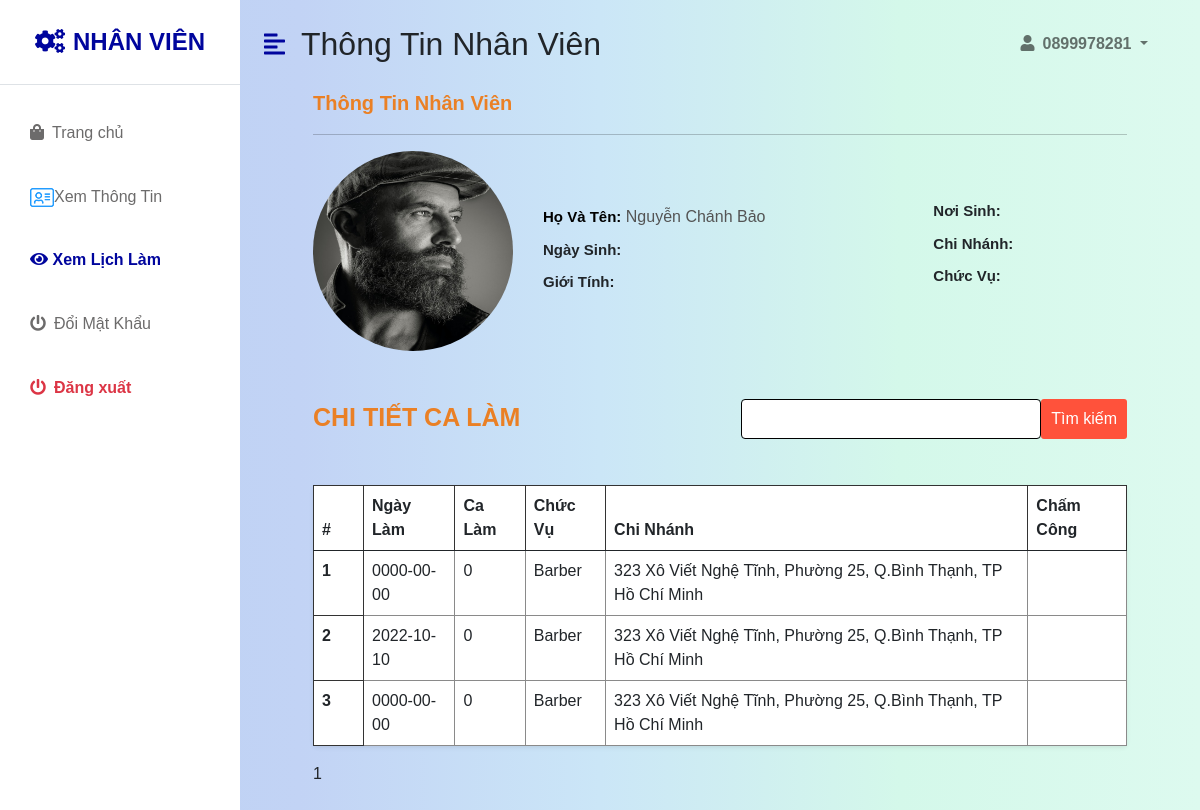
Page /admin/xemlichlam.php (signed in) on the committed database.
### tables this page shows
CREATE TABLE `khachhang` (
  `id` int(11) NOT NULL,
  `username` varchar(255) DEFAULT NULL,
  `hoten` varchar(255) DEFAULT NULL,
  `password` varchar(255) DEFAULT NULL,
  `type` varchar(255) NOT NULL,
  `chinhanh` varchar(255) NOT NULL,
  `chucvu` varchar(255) NOT NULL,
  `gioitinh` varchar(255) NOT NULL,
  `ngaysinh` varchar(255) NOT NULL,
  `noisinh` varchar(255) NOT NULL,
  `background` varchar(255) NOT NULL
);

CREATE TABLE `calam` (
  `id` int(11) NOT NULL,
  `tennv` varchar(255) NOT NULL,
  `chinhanh` varchar(255) NOT NULL,
  `calam` int(11) NOT NULL,
  `ngaylam` date NOT NULL,
  `chucvu` varchar(255) NOT NULL,
  `tinhtrang` varchar(255) NOT NULL
);

### admin/xemlichlam.php (the view, shortened to what this page needs)
<!DOCTYPE html>
<html lang="en">
<head>
    <link href="https://cdn.jsdelivr.net/npm/bootstrap@5.0.0-beta3/dist/css/bootstrap.min.css" rel="stylesheet" />
    <link rel="stylesheet" href="https://cdnjs.cloudflare.com/ajax/libs/font-awesome/5.15.3/css/all.min.css" />
    <link rel="stylesheet" href="admin.css" />
</head>
<body>
    <div class="d-flex" id="wrapper">
        <div class="bg-white" id="sidebar-wrapper">
            <div class="sidebar-heading text-center py-4 primary-text fs-4 fw-bold text-uppercase border-bottom"><i
                    class="fa fa-cogs me-2"></i>Nhân Viên</div>
            <div class="list-group list-group-flush my-3">
            <a href="nhanvien.php" class="list-group-item list-group-item-action bg-transparent second-text"><i
                        class="fas fa-shopping-bag me-2"></i>Trang chủ</a>
                        <a href="xemthongtin.php" class="list-group-item list-group-item-action bg-transparent second-text"><img src="../img/account/download.png" alt="">Xem Thông Tin</a>
            <a href="xemlichlam.php" class="list-group-item list-group-item-action bg-transparent second-text  active"><i class="fa fa-eye" aria-hidden="true"></i> Xem Lịch Làm</a>
                <a href="doimatkhau.php" class="list-group-item list-group-item-action bg-transparent second-text"><i
                        class="fas fa-power-off me-2"></i>Đổi Mật Khẩu</a>
                <a href="../logout.php" class="list-group-item list-group-item-action bg-transparent text-danger fw-bold"><i
                        class="fas fa-power-off me-2"></i>Đăng xuất</a>
            </div>
        </div>
        <div id="page-content-wrapper">
            <nav class="navbar navbar-expand-lg navbar-light bg-transparent py-4 px-4">
                <div class="d-flex align-items-center">
                    <i class="fas fa-align-left primary-text fs-4 me-3" id="menu-toggle"></i>
                    <h2 class="fs-2 m-0">Thông Tin Nhân Viên</h2>
                </div>
                <div class="collapse navbar-collapse" id="navbarSupportedContent">
                    <ul class="navbar-nav ms-auto mb-2 mb-lg-0">
                        <li class="nav-item dropdown">
                            <a class="nav-link dropdown-toggle second-text fw-bold" href="#" id="navbarDropdown"
                                role="button" data-bs-toggle="dropdown" aria-expanded="false">
                                <i class="fas fa-user me-2"></i><?php if (isset($_SESSION['user']) && $_SESSION['user']){
                        echo $_SESSION['user'];
                    }
                    else{
                        echo 'Bạn chưa đăng nhập';
                    }?>
                            </a>
                        </li>
                    </ul>
                </div>
            </nav>
            <div class="container-fluid px-5">
                    <div class="row gy-5">
                        <div class="col-lg-12 ">
                        <p style="font-size: 20px; text-align: left; font-weight: bolder;" class="thongtinnhanvien">Thông Tin Nhân Viên</p>
                        <hr>
                        <ul class="thongtinnhanvien" style="display: flex; padding: 0; margin: 0; height: 200px; width: 1171px;">
                            <li><img src="../img/team_member1.jpg" alt="" style="border-radius: 100%; height: 200px;width: 200px;"></li>
                            <li style=" padding: 50px 30px;height: 200px;" class="col-lg-4">
                            <?php
                                if (isset($_SESSION['user']) && $_SESSION['user']){
                                include '../config.php';
                                $username = $_SESSION['user'];
                                $result=mysqli_query($conn, "SELECT * FROM `khachhang` where username = '{$username}'");
                                while ($row = mysqli_fetch_array($result)){
                            ?>
                                <label for="" style="padding: 5px 0px; color: #000; font-size: 15px; font-weight: 600;">Họ Và Tên:</label>
                                <input style="border: none; background-color: transparent;" type="text" disabled value="<?php echo $row['hoten']?>">
                                <br><label style="padding: 5px 0px; font-size: 15px; font-weight: 600;" for="">Ngày Sinh:</label>
                                <input style="border: none; background-color: transparent;" type="text" disabled value="<?php echo $row['ngaysinh']?>">
                                <br><label style="padding: 5px 0px; font-size: 15px; font-weight: 600;" for="">Giới Tính:</label>
                                <input style="border: none; background-color: transparent;" type="text" disabled value="<?php echo $row['gioitinh']?>">
                                <?php }}?></li>
                            <li style="padding: 20px 30px;height: 200px;" class="col-lg-4">
                            <?php
                                if (isset($_SESSION['user']) && $_SESSION['user']){
                                include '../config.php';
                                $username = $_SESSION['user'];
                                $result=mysqli_query($conn, "SELECT * FROM `khachhang` where username = '{$username}'");
                                while ($row = mysqli_fetch_array($result)){
                            ?>
                                <br><label for="" style="padding: 5px 0px; font-size: 15px; font-weight: 600;">Nơi Sinh:</label>
                                <input style="border: none; background-color: transparent;" type="text" disabled value="<?php echo $row['noisinh']?>">
                                <br><label for="" style="padding: 5px 0px; font-size: 15px; font-weight: 600;">Chi Nhánh:</label>
                                <input style="border: none; background-color: transparent;" type="text" disabled value="<?php echo $row['chinhanh']?>">
                                <br><label for="" style="padding: 5px 0px; font-size: 15px; font-weight: 600;">Chức Vụ:</label>
                                <input style="border: none; background-color: transparent;" type="text" disabled value="<?php echo $row['chucvu']?>">
                                <?php }}?>      </li>
                        </ul>
                        </div>
                    </div>
                    <div    class="row my-5">
                    <ul class="quanly">
                    <li>
                        <p style="font-size: 25px; font-weight: bold;">CHI TIẾT CA LÀM</p>
                    </li>
                        <li><form method="POST" class="d-flex" action="">
                            <input name="search" type="search" class="form-control" style="border-color: #000;height: 40px; width: 300px; position: relative;">
                            <button name="sbm" class="btn btn-success" style=" border-color: #f18a1c; border: unset; margin-top: 0px; border-radius: 3px; padding: 8px 10px;">Tìm kiếm</button>
                        </form>
                    </li>
                    </ul>
                    <div class="col">
                    <table class="table bg-white rounded shadow-sm  table-hover">
                            <thead>
                                <tr>
                                    <th scope="col" width="50">#</th>
                                    <th scope="col">Ngày Làm</th>
                                    <th scope="col">Ca Làm</th>
                                    <th scope="col">Chức Vụ</th>
                                    <th scope="col">Chi Nhánh</th>
                                    <th scope="col">Chấm Công</th>
                                </tr>
                            </thead>
                            <tbody>
                            <?php
                            if (isset($_SESSION['user']) && $_SESSION['user']){
                                include '../config.php';
                                $username = $_SESSION['user'];
                                $sql=mysqli_query($conn, "SELECT * FROM khachhang where username = '$username'");
                                $rows = mysqli_fetch_assoc($sql);
                                $tennv = $rows['hoten'];
                                $totalRecords = mysqli_query($conn, "SELECT * FROM calam where tennv = '$tennv'");
                                $totalRecords = $totalRecords->num_rows;
                                $current_page = isset($_GET['page']) ? $_GET['page'] : 1;
                                $limit = 6;
                                $total_page = ceil($totalRecords / $limit);
                                $i = 1;
                                $start = ($current_page - 1) * $limit;
                                $result = mysqli_query($conn, "SELECT * FROM calam where tennv = '$tennv' LIMIT $start, $limit");
                                while ($row = mysqli_fetch_array($result)){
                            ?>
                                <tr>
                                    <th scope="row"><?php echo $i++ ?></th>
                                    <td><?php echo $row['ngaylam']?></td>
                                    <td><?php echo $row['calam']?></td>
                                    <td><?php echo $row['chucvu']?></td>
                                    <td><?php echo $row['chinhanh']?></td>
                                    <td><?php echo $row['tinhtrang']?></td>
                                </tr>
                            <?php }}?>
                            </tbody>
                                </table>
                                <ul class="pagination">
                <?php for ($i = 1; $i <= $total_page; $i++){
                    if ($i == $current_page){
                        echo '<li class="pag-item"><span >'.$i.'</span></li>';
                    }
                    else{
                        echo '<li class="pag-item"><a href = "quanlyuser.php?page='.$i.'">'.$i.'</a></li>';
                    }
                    }?>
                    </ul>
                    </div>
                    </div>
            </div>
        </div>
</body>
</html>

### admin/admin.css (style rules this page uses)
:root { --main-bg-color: #001f99; --main-text-color: #00059d; --second-text-color: #6c6b6b; --second-bg-color: #8da7ea; }
.primary-text { color: var(--main-text-color); }
.second-text { color: var(--second-text-color); }
#wrapper { overflow-x: hidden; background-image: linear-gradient( to right, #bad1f3, #c2d3f5, #cbe6f7, #d4f8ea, #ddfaef ); }
#sidebar-wrapper { min-height: 100vh; margin-left: -15rem; -webkit-transition: margin 0.25s ease-out; -moz-transition: margin 0.25s ease-out; -o-transition: margin 0.25s ease-out; transition: margin 0.25s ease-out; }
#sidebar-wrapper .sidebar-heading { padding: 0.875rem 1.25rem; font-size: 1.2rem; }
#sidebar-wrapper .list-group { width: 15rem; }
#page-content-wrapper { min-width: 100vw; }
#menu-toggle { cursor: pointer; }
.list-group-item { border: none; padding: 20px 30px; }
.list-group-item.active { background-color: transparent; color: var(--main-text-color); font-weight: bold; border: none; }
@media (min-width: 768px) { #sidebar-wrapper { margin-left: 0; } }
@media (min-width: 768px) { #page-content-wrapper { min-width: 0; width: 100%; } }
* { margin: 0; padding:0; box-sizing: border-box; }
body { font-family: 'Poppins', sans-serif; }
.navbar { display: flex; align-items: center; padding: 20px; }
nav { flex: 1; text-align: right; }
nav ul { display: inline-block; list-style-type: none; }
nav ul li { display: inline-block; margin-right: 20px; }
a { text-decoration: none; color: #555; }
p { text-align: center; color: #555; font-size: medium; }
.row { display: flex; align-items: center; flex-wrap: wrap; justify-content: space-around; padding-left: 25px; padding-right: 25px; }
.row p { color: #EA8025; font-size: 20px; margin-bottom: 10px; }
.btn { display: inline-block; background: #ff523b; color: #fff; padding: 10px 35px; margin: 30px 0; border-radius: 30px; transition: background 0.5s; }
h2 { text-align: center; }
ul { list-style-type: none; }
ul.quanly { display: flex; justify-content: space-between; }
table tr th { border: 1px solid #333; }
table tr td { border: 1px solid #8a8a8a; }

### rows in the picture
khachhang: hoten "Nguyễn Chánh Bảo"
calam: ngaylam "0000-00-00", calam "0", chucvu "Barber", chinhanh "323 Xô Viết Nghệ Tĩnh, Phường 25, Q.Bình Thạnh, TP Hồ Chí Minh"
calam: ngaylam "2022-10-10", calam "0", chucvu "Barber", chinhanh "323 Xô Viết Nghệ Tĩnh, Phường 25, Q.Bình Thạnh, TP Hồ Chí Minh"
calam: ngaylam "0000-00-00", calam "0", chucvu "Barber", chinhanh "323 Xô Viết Nghệ Tĩnh, Phường 25, Q.Bình Thạnh, TP Hồ Chí Minh"

### other values in the picture
$_SESSION['user'] "0899978281"
